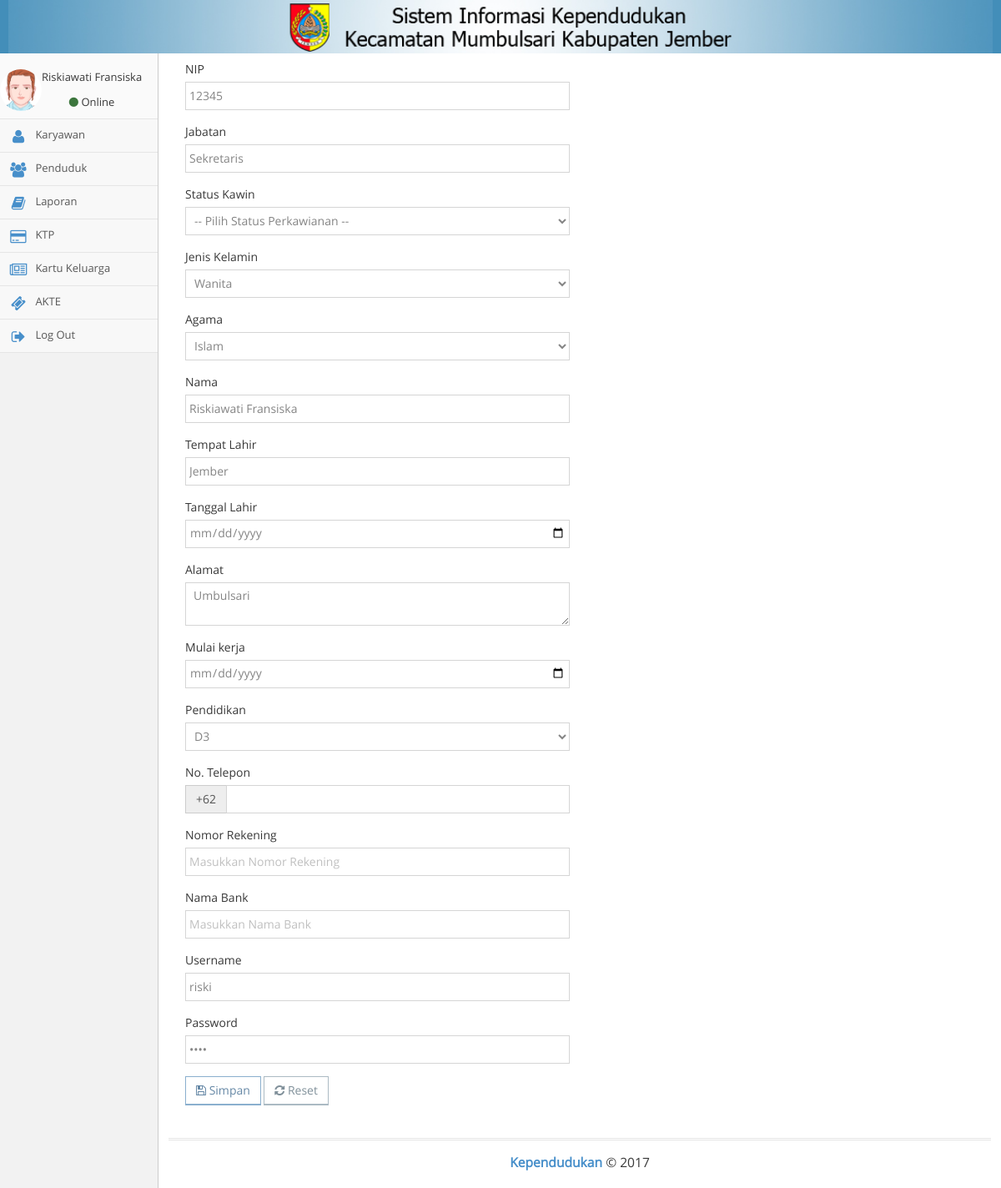
Page /index.php?page=edituser&id=1 (signed in) on the committed database.
### tables this page shows
CREATE TABLE `karyawan` (
  `Id_Karyawan` int(10) unsigned NOT NULL AUTO_INCREMENT,
  `NIP` int(10) NOT NULL,
  `Jabatan` varchar(45) NOT NULL,
  `Status_Kawin` varchar(45) NOT NULL,
  `Jenis_Kelamin` varchar(45) NOT NULL,
  `Agama` varchar(45) NOT NULL,
  `Nama` varchar(45) NOT NULL,
  `Tempat_Lahir` varchar(45) DEFAULT NULL,
  `Tanggal_Lahir` date NOT NULL,
  `Alamat` varchar(45) NOT NULL,
  `Mulai_Kerja` date NOT NULL,
  `Pendidikan` varchar(45) NOT NULL,
  `No_Hp` varchar(45) NOT NULL,
  `No_Rekening` varchar(45) NOT NULL,
  `Bank` varchar(45) NOT NULL,
  `Username` varchar(45) NOT NULL,
  `Password` varchar(45) NOT NULL,
  PRIMARY KEY (`Id_Karyawan`)
);

### modul/edituser.php (the view, shortened to what this page needs)
<div class="col-sm-6">
<form method='POST' action=''>
<?php
      $id = $_GET['id'];
      $redit = mysql_fetch_array(mysql_query("SELECT * FROM karyawan WHERE Id_Karyawan = '$id'"));
      ?>
  				<div class="form-group">
            <label>NIP </label>
          	<input name="nip" type="text" required class="form-control" value="<?=$redit[NIP]?>" placeholder="Masukkan NIP">
     			</div>
          <div class="form-group">
            <label>Jabatan </label>
            <input name="jabatan" type="text" required class="form-control" value="<?=$redit[Jabatan]?>" placeholder="Masukkan Jabatan">
          </div>
          <div class="form-group">
            <label>Status Kawin </label>
            <select name="status" class="form-control">
              <option value="">-- Pilih Status Perkawianan --</option>
            </select>
          </div>
          <div class="form-group">
            <label>Jenis Kelamin</label>
            <select name="jkel" class="form-control">
              <option value="W" <?php if ($redit['Jenis_Kelamin']=="W") { echo "selected"; } ?>>Wanita</option>
            </select>
          </div>
          <div class="form-group">
            <label>Agama</label>
            <select name="agama" class="form-control">
              <option value="Islam" <?php if ($redit['Agama']=="Islam") { echo "selected"; } ?>>Islam</option>
            </select>
          </div>
          <div class="form-group">
            <label>Nama </label>
            <input name="nama" type="text" required class="form-control" value="<?=$redit[Nama]?>" placeholder="Masukkan Nama Lengkap">
          </div>
          <div class="form-group">
            <label>Tempat Lahir </label>
            <input name="tempatlah" type="text" required class="form-control" value="<?=$redit[Tempat_Lahir]?>" placeholder="Masukkan Tempat Lahir">
          </div>
          <div class="form-group">
            <label>Tanggal Lahir </label>
            <input type="date" name="tglhr" required class="form-control" value="<?=$redit[Tanggal_Lahir]?>" required>
          </div>
          <div class="form-group">
            <label>Alamat </label>
            <textarea class="form-control" required name="alamat" rows="2"><?=$redit[Alamat]?></textarea>
          </div>
          <div class="form-group">
            <label>Mulai kerja</label>
            <input type="date" name="tglkrj" required value="<?=$redit[Mulai_Kerja]?>" class="form-control" required>
          </div>
          <div class="form-group">
            <label>Pendidikan</label>
            <select name="pendidikan" class="form-control">
              <option value="D3" <?php if ($redit['Pendidikan']=="D3") { echo "selected"; } ?>>D3</option>
            </select>
          </div>
          <div class="form-group">
            <label>No. Telepon </label>
            <div class="input-group">
              <span class="input-group-addon">
                +62
              </span>
              <input name="nohp" class="form-control input-mask-phone" value="<?=$redit[No_Hp]?>" type="text"/>
            </div>
          </div>
          <div class="form-group">
            <label>Nomor Rekening </label>
            <input name="norek" type="text" required class="form-control" value="<?=$redit[No_Rekening]?>" placeholder="Masukkan Nomor Rekening">
          </div>
          <div class="form-group">
            <label>Nama Bank </label>
            <input name="nmbnk" type="text" required class="form-control" value="<?=$redit[Nama_Bank]?>" placeholder="Masukkan Nama Bank">
          </div>
          <div class="form-group">
            <label>Username </label>
            <input name="user" type="text" required class="form-control" value="<?=$redit[Username]?>" placeholder="Masukkan Username">
          </div>
          <div class="form-group">
            <label>Password </label>
            <input name="pass" type="password" required class="form-control" value="<?=$redit[Password]?>" placeholder="Masukkan Password">
          </div>
    				<button name ="simpanuser" type="submit" value="simpan" class="btn btn-bold btn-white btn-primary"><i class="fa fa-save"></i> Simpan</button>
                    <button name ="resetuser" type="reset" class="btn btn-white btn-bold btn-default"><i class="fa fa-refresh"></i> Reset</button>
          </form>
          </div>

### rows in the picture
karyawan: nip "12345", jabatan "Sekretaris", jkel "Wanita", agama "Islam", nama "Riskiawati Fransiska", tempatlah "Jember", alamat "Umbulsari", pendidikan "D3", user "riski"

### other values in the picture
$_SESSION['nama'] "Riskiawati Fransiska"
